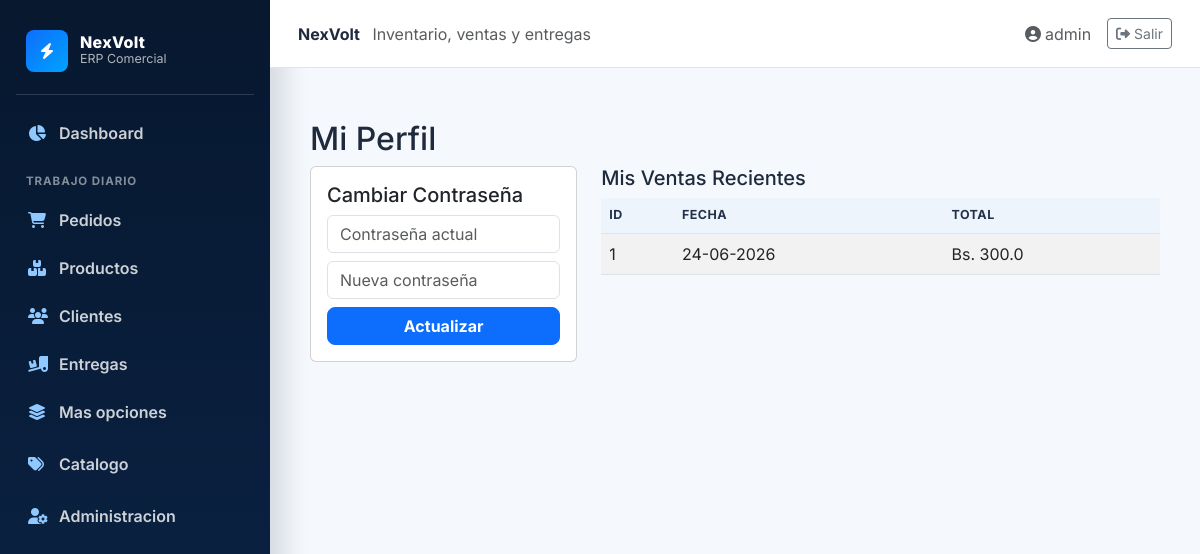
The app's page /perfil (signed in) with its own data.
### blueprintapp/usuarios/models.py (models this page shows, shortened)
class User(db.Model, UserMixin):
    __tablename__ = "usuarios"
    id = db.Column(db.Integer, primary_key=True)
    username = db.Column(db.String(80), unique=True, nullable=False)
    password_hash = db.Column(db.String(128), nullable=False)
    rol_id = db.Column(db.Integer, db.ForeignKey("roles.id"))
    rol = db.relationship("Role", backref="usuarios")

### blueprintapp/pedidos/models.py (models this page shows, shortened)
class Pedido(db.Model):
    __tablename__ = "pedidos"
    id = db.Column(db.Integer, primary_key=True)
    fecha = db.Column(db.DateTime, default=lambda: datetime.now(timezone.utc), nullable=False)
    cliente_id = db.Column(db.Integer, db.ForeignKey("clientes.id"), nullable=False)
    usuario_id = db.Column(db.Integer, db.ForeignKey("usuarios.id"), nullable=False)
    estado = db.Column(db.String(30), nullable=False, default="Reservado")
    descuento = db.Column(db.Float, default=0.0)
    adelanto = db.Column(db.Float, default=0.0)
    saldo_pendiente = db.Column(db.Float, default=0.0)
    total = db.Column(db.Float, nullable=False, default=0.0)
    observaciones = db.Column(db.Text)
    detalles = db.relationship(
        "DetallePedido", backref="pedido", lazy=True, cascade="all, delete-orphan"
    )
    pagos = db.relationship("Pago", backref="pedido", lazy=True, cascade="all, delete-orphan")
    entregas = db.relationship("Entrega", backref="pedido", lazy=True, cascade="all, delete-orphan")
    envios = db.relationship("Envio", backref="pedido", lazy=True, cascade="all, delete-orphan")

### blueprintapp/perfiles/routes.py (the view)
@bp_perfil.route("/perfil")
@login_required
def ver_perfil():
    mis_pedidos = Pedido.query.filter_by(usuario_id=current_user.id).all()
    return render_template("perfil/perfil.html", pedidos=mis_pedidos)

### blueprintapp/perfiles/templates/perfil/perfil.html
{% extends "base.html" %}
{% block content %}
<div class="container mt-4">
    <h2>Mi Perfil</h2>
    <div class="row">
        <div class="col-md-4">
            <div class="card p-3">
                <h5>Cambiar Contraseña</h5>
                <form action="{{ url_for('bp_perfil.cambiar_password') }}" method="POST">
                    <input type="password" name="current_pw" class="form-control mb-2" placeholder="Contraseña actual"
                        required>
                    <input type="password" name="new_pw" class="form-control mb-2" placeholder="Nueva contraseña"
                        required>
                    <button type="submit" class="btn btn-primary w-100">Actualizar</button>
                </form>
            </div>
        </div>
        <div class="col-md-8">
            <h5>Mis Ventas Recientes</h5>
            <table class="table table-striped">
                <thead>
                    <tr>
                        <th>ID</th>
                        <th>Fecha</th>
                        <th>Total</th>
                    </tr>
                </thead>
                <tbody>
                    {% for pedido in pedidos %}
                    <tr>
                        <td>{{ pedido.id }}</td>
                        <td>{{ pedido.fecha.strftime('%d-%m-%Y') }}</td>
                        <td>Bs. {{ pedido.total }}</td>
                    </tr>
                    {% endfor %}
                </tbody>
            </table>
        </div>
    </div>
</div>
{% endblock %}

### blueprintapp/templates/base.html (shortened to what this page needs)
<!DOCTYPE html>
<html lang="es">
<head>
    <link href="https://cdn.jsdelivr.net/npm/bootstrap@5.3.0/dist/css/bootstrap.min.css" rel="stylesheet">
    <link href="https://cdnjs.cloudflare.com/ajax/libs/font-awesome/6.4.0/css/all.min.css" rel="stylesheet">
</head>
<body>
    {% if current_user.is_authenticated %}
    <div class="erp-shell">
        {% include "components/navbar.html" %}
        <section class="erp-main">
            <header class="topbar">
                <div>
                    <strong>NexVolt</strong>
                    <span class="text-muted ms-2">Inventario, ventas y entregas</span>
                </div>
                <div class="d-flex align-items-center gap-3">
                    <a class="text-decoration-none text-muted" href="{{ url_for('bp_perfil.ver_perfil') }}">
                        <i class="fas fa-user-circle me-1"></i>{{ current_user.username }}
                    </a>
                    <a class="btn btn-sm btn-outline-secondary" href="{{ url_for('auth.logout') }}">
                        <i class="fas fa-right-from-bracket me-1"></i>Salir
                    </a>
                </div>
            </header>
            <main class="content-wrap">
    {% else %}
    {% include "components/messages.html" %}
    <main class="container py-5">
    {% endif %}
        {% block content %}{% endblock %}
    </main>
    {% if current_user.is_authenticated %}
        </section>
    </div>
    {% endif %}
</body>
</html>

### blueprintapp/templates/base.html (style rules this page uses)
:root { --navy: #07182f; --navy-2: #0b2447; --electric: #0d6efd; --electric-2: #00a3ff; --page: #f5f8fc; --line: #dce6f2; --text: #1f2a3d; }
body { min-height: 100vh; margin: 0; background: var(--page); color: var(--text); font-family: "Inter", sans-serif; }
.erp-shell { min-height: 100vh; display: flex; }
.erp-main { flex: 1; min-width: 0; display: flex; flex-direction: column; }
.topbar { height: 68px; background: #fff; border-bottom: 1px solid var(--line); display: flex; align-items: center; justify-content: space-between; padding: 0 28px; position: sticky; top: 0; z-index: 10; }
.content-wrap { padding: 28px; }
.btn-primary { background: var(--electric); border-color: var(--electric); border-radius: 8px; font-weight: 700; }
.table { vertical-align: middle; }
.table tbody tr { transition: background .12s ease; }
.table thead th { background: #eef4fb; color: #23324a; font-size: .78rem; text-transform: uppercase; letter-spacing: .04em; border-bottom: 1px solid var(--line); }

### records on screen
User: username "admin"
Pedido: id "1", fecha "24-06-2026", total "300.0"
